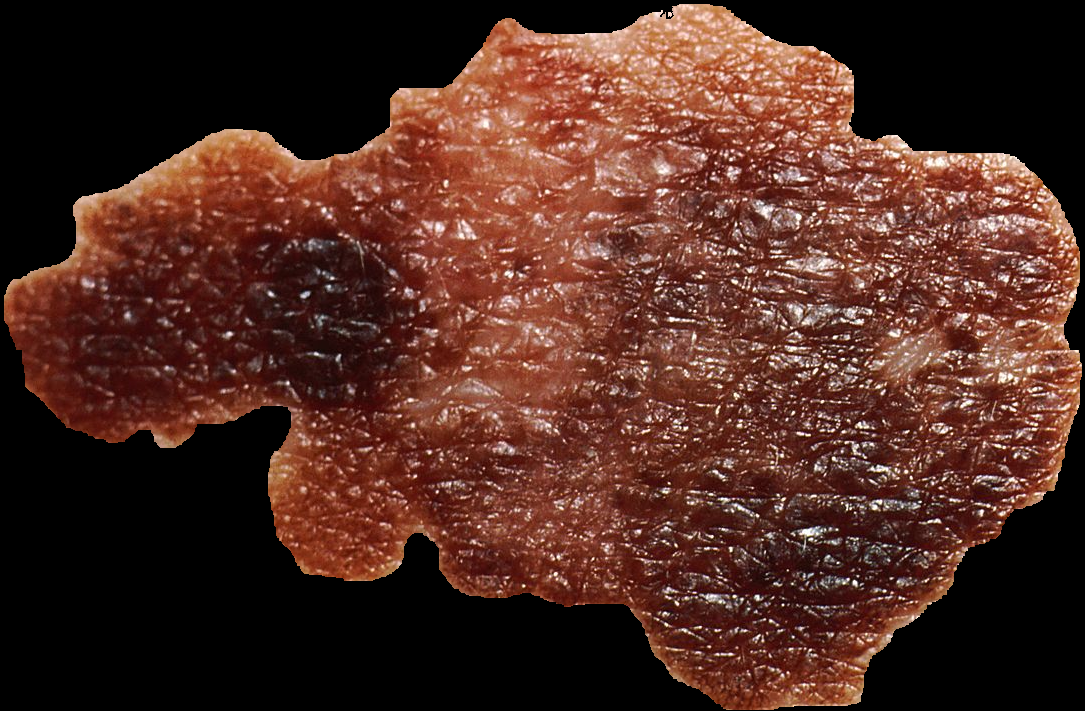
#> input picture Melanoma.png, 1085 x 711 px, found by its file name
$ python Symmetry-evaluation.py
#> lines starting #> are read from the running program, lines starting #| are printed output that depends on the picture; after the words box and inside, x2 and y2 are one past the last pixel; in counts of white or black regions, pixels touching at a corner belong together; long printed decimals are rounded
import cv2
import numpy as np
import matplotlib.pyplot as plt

# image flipping
img = cv2.imread('melanoma.png')
#> img is the input picture: shape (711, 1085, 3); mean B, G, R 34.1, 43.3, 78.8

h = img.shape[0]
#> h = 711
w = img.shape[1]
#> w = 1085

gray_image = cv2.cvtColor(img, cv2.COLOR_BGR2GRAY)

# convert the grayscale image to binary image
ret,thresh = cv2.threshold(gray_image,127,255,0)
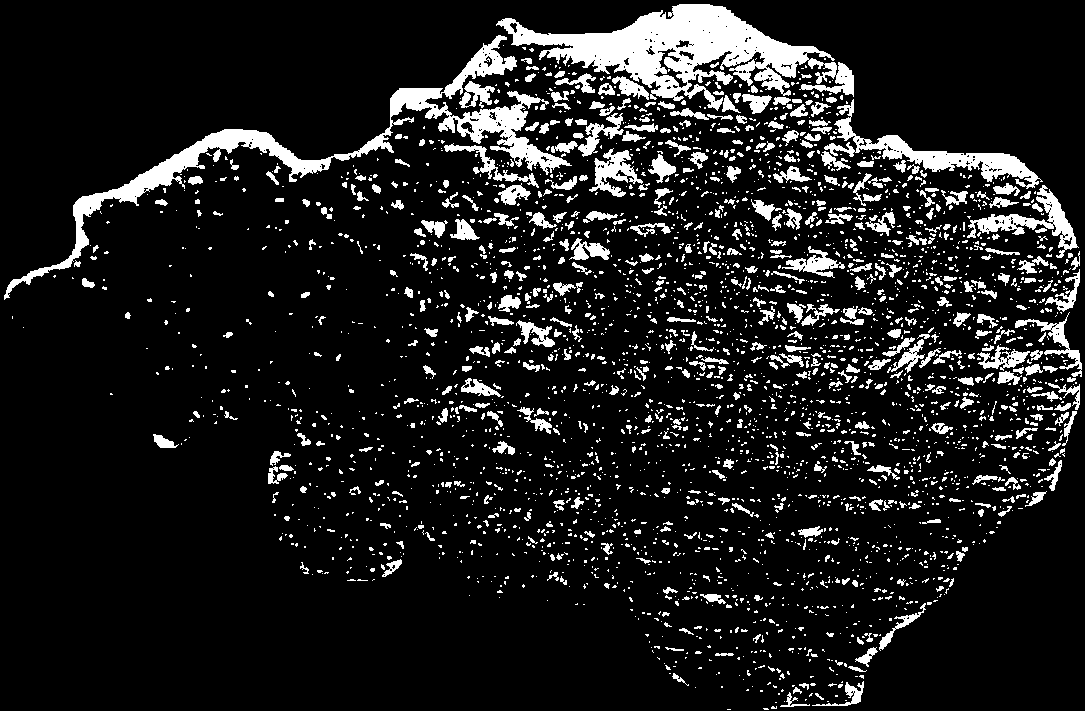
#> thresh: shape (711, 1085); 11.5% white; 3293 white regions (2702 under 20 px), largest, box (x1, y1, x2, y2) and area: (496, 4, 854, 111) 14514, (4, 35, 572, 300) 11692, (824, 99, 1043, 189) 3588

# calculate moments of binary image
M = cv2.moments(thresh)
#> M = moments, m00 22527465, centre m10/m00, m01/m00 = (675.6, 243.8)

# calculate x,y coordinate of center
cX = int(M["m10"] / M["m00"])
#> cX = 675
cY = int(M["m01"] / M["m00"])
#> cY = 243

#img[ y1:y2   ,    x1:x2    ]
boven = img[0:cY, 0:w]
onder = img[cY:h, 0:w]
onder_flipped = cv2.flip(onder, 0)
links = img[0:h, 0:cX]
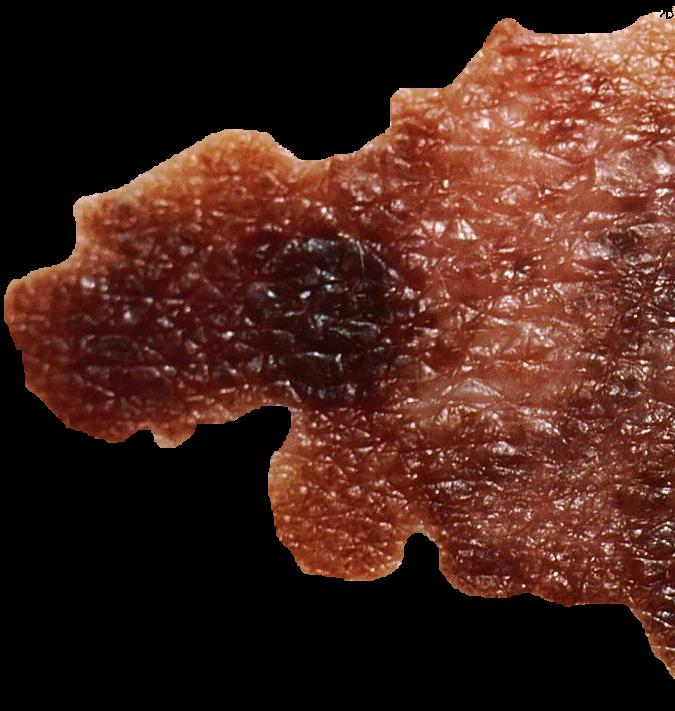
#> links: shape (711, 675, 3); mean B, G, R 27.8, 36.7, 71.1
links_flipped = cv2.flip(links, 1)
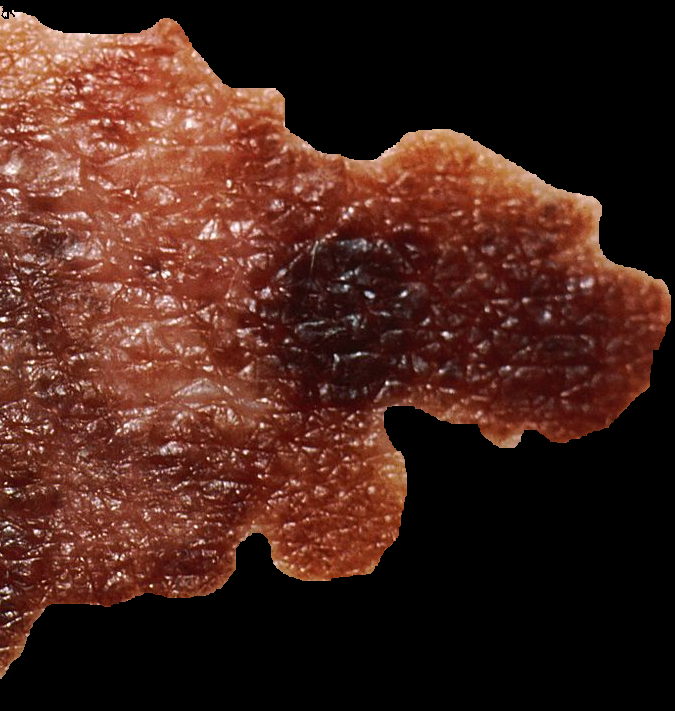
#> links_flipped: shape (711, 675, 3); mean B, G, R 27.8, 36.7, 71.1
rechts = img[0:h, cX:w]

if boven.shape[0] > onder_flipped.shape[0]:
    onder_flipped = cv2.copyMakeBorder(onder_flipped, boven.shape[0]-onder_flipped.shape[0], None, None, None, 0, None, None)

    mask_boven = cv2.inRange(boven, (1,1,1), (255,255,255))
    mask_onder = cv2.inRange(onder_flipped, (1,1,1), (255,255,255))

    resultaat = mask_boven - mask_onder

if boven.shape[0] < onder_flipped.shape[0]:
    boven = cv2.copyMakeBorder(boven, onder_flipped.shape[0]-boven.shape[0], None, None, None, 0, None, None)
#> boven: shape (468, 1085, 3)

    mask_boven = cv2.inRange(boven, (1,1,1), (255,255,255))
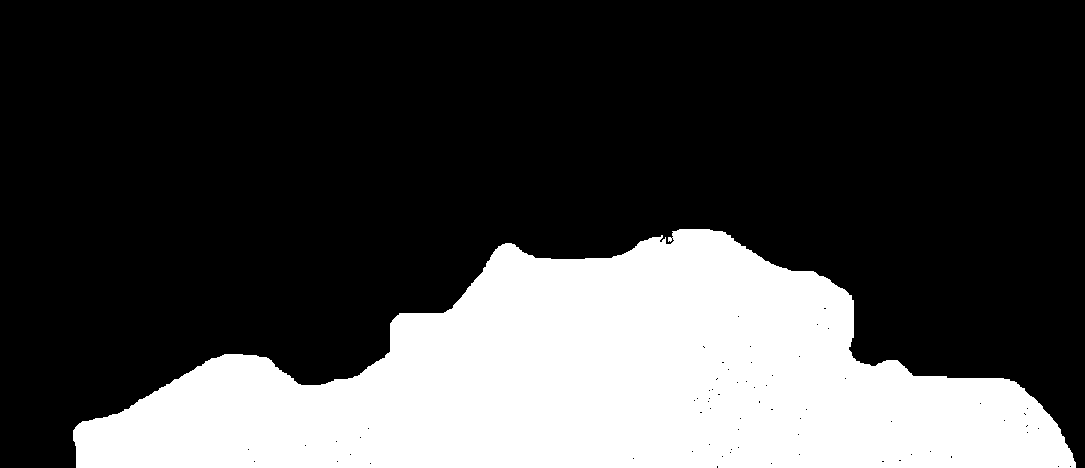
#> mask_boven: shape (468, 1085); 27.7% white; 1 white region, box (x1, y1, x2, y2) and area: (73, 229, 1076, 468) 140687
    mask_onder = cv2.inRange(onder_flipped, (1,1,1), (255,255,255))
#> mask_onder: shape (468, 1085); 66.2% white; 1298 black regions (1297 under 20 px), largest, box (x1, y1, x2, y2) and area: (0, 0, 1085, 468) 169208

    resultaat_horizontal = mask_onder - mask_boven
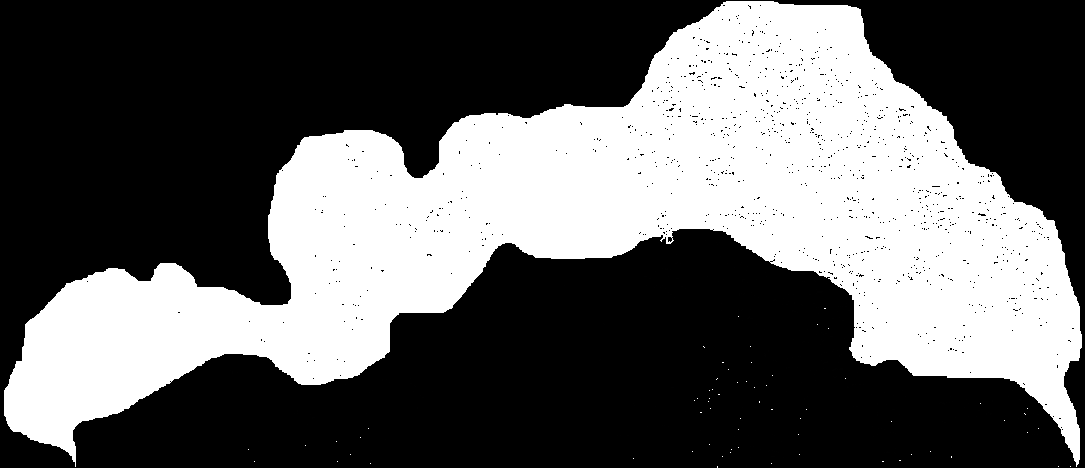
#> resultaat_horizontal: shape (468, 1085); min 0, max 255, mean 98.5

if links_flipped.shape[1] > rechts.shape[1]:
    rechts = cv2.copyMakeBorder(rechts, None, None, None, links_flipped.shape[1]-rechts.shape[1], 0, None, None)
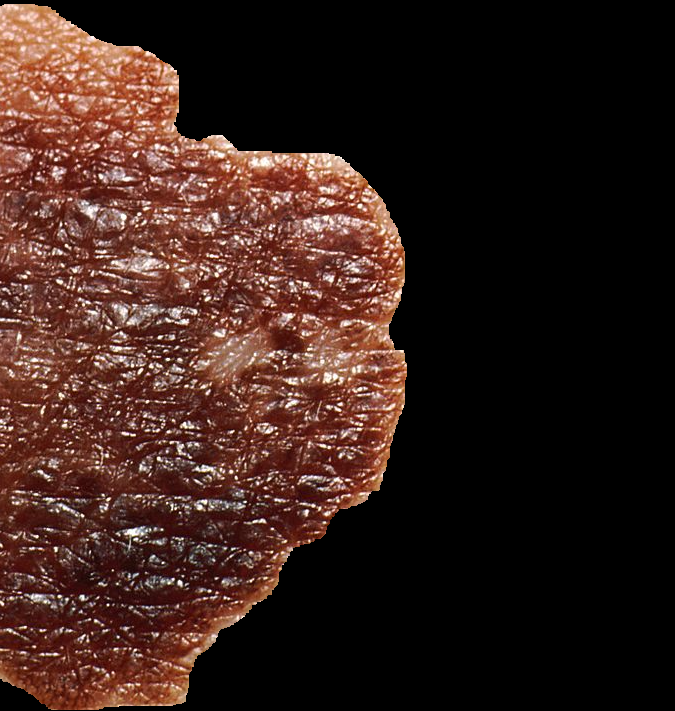
#> rechts: shape (711, 675, 3); mean B, G, R 27, 32.9, 55.5

    mask_rechts = cv2.inRange(rechts, (1,1,1), (255,255,255))
#> mask_rechts: shape (711, 675); 43.5% white; 1 white region, box (x1, y1, x2, y2) and area: (0, 4, 407, 710) 208899
    mask_links = cv2.inRange(links_flipped, (1,1,1), (255,255,255))
#> mask_links: shape (711, 675); 55.9% white; 264 black regions (263 under 20 px), largest, box (x1, y1, x2, y2) and area: (0, 0, 675, 711) 211343

    resultaat_vertical = mask_links - mask_rechts
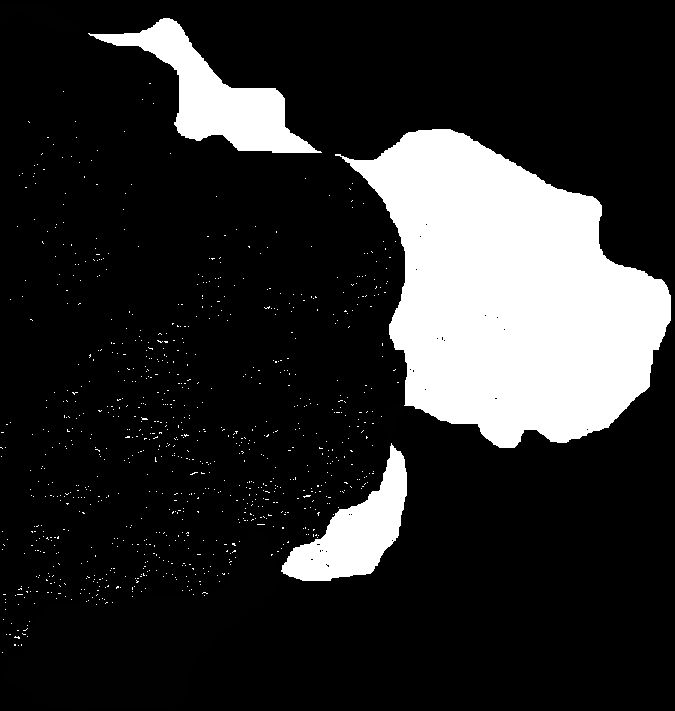
#> resultaat_vertical: shape (711, 675); min 0, max 255, mean 44.2

if links_flipped.shape[1] < rechts.shape[1]:
    links_flipped = cv2.copyMakeBorder(links_flipped, None, None, None, rechts.shape[1]-links_flipped.shape[1], 0, None, None)

    mask_rechts = cv2.inRange(rechts, (1,1,1), (255,255,255))
    mask_links = cv2.inRange(links_flipped, (1,1,1), (255,255,255))

    resultaat_vertical = mask_rechts - mask_links

fig, axs = plt.subplots(3,2)
axs[0, 0].set_title("Horizontale doorsnede")
axs[0, 1].set_title("Verticale doorsnede")

axs[0,0].imshow(mask_boven, cmap="gray")
axs[1,0].imshow(mask_onder, cmap="gray")
axs[2,0].imshow(resultaat_horizontal, cmap="gray")

axs[0,1].imshow(mask_rechts, cmap="gray")
axs[1,1].imshow(mask_links, cmap="gray")
axs[2,1].imshow(resultaat_vertical, cmap="gray")

pix_melanoma = np.sum(img > 0)
#> pix_melanoma = 1435678
pix_diff_vertical = np.sum(resultaat_vertical > 0)
#> pix_diff_vertical = 106996
pix_diff_horizontal = np.sum(resultaat_horizontal > 0)
#> pix_diff_horizontal = 196732

quotient_vertical = pix_diff_vertical / pix_melanoma
#> quotient_vertical = 0.0745
quotient_horizontal = pix_diff_horizontal / pix_melanoma
#> quotient_horizontal = 0.137

print("Je verticale symmetrie score =", quotient_vertical)
#| Je verticale symmetrie score = 0.07453
print("Je horizontale symmetrie score =", quotient_horizontal)
#| Je horizontale symmetrie score = 0.137
